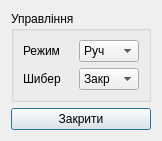
<?xml version="1.0" encoding="UTF-8"?>
<ui version="4.0">
 <class>DlgShibCtrl</class>
 <widget class="QDialog" name="DlgShibCtrl">
  <property name="geometry">
   <rect>
    <x>0</x>
    <y>0</y>
    <width>162</width>
    <height>131</height>
   </rect>
  </property>
  <property name="windowTitle">
   <string>Шибер</string>
  </property>
  <layout class="QVBoxLayout" name="verticalLayout">
   <item>
    <widget class="QGroupBox" name="groupBox">
     <property name="title">
      <string>Управління</string>
     </property>
     <layout class="QGridLayout" name="gridLayout">
      <item row="0" column="0">
       <widget class="QLabel" name="label">
        <property name="text">
         <string>Режим</string>
        </property>
       </widget>
      </item>
      <item row="0" column="1">
       <widget class="QComboBox" name="bx_AM_01">
        <item>
         <property name="text">
          <string>Руч</string>
         </property>
        </item>
        <item>
         <property name="text">
          <string>Авт</string>
         </property>
        </item>
       </widget>
      </item>
      <item row="1" column="0">
       <widget class="QLabel" name="label_2">
        <property name="text">
         <string>Шибер</string>
        </property>
       </widget>
      </item>
      <item row="1" column="1">
       <widget class="QComboBox" name="bx_Y_01">
        <item>
         <property name="text">
          <string>Закр</string>
         </property>
        </item>
        <item>
         <property name="text">
          <string>Відкр</string>
         </property>
        </item>
       </widget>
      </item>
     </layout>
    </widget>
   </item>
   <item>
    <widget class="QPushButton" name="Exit">
     <property name="text">
      <string>Закрити</string>
     </property>
    </widget>
   </item>
  </layout>
 </widget>
 <resources/>
 <connections>
  <connection>
   <sender>Exit</sender>
   <signal>clicked()</signal>
   <receiver>DlgShibCtrl</receiver>
   <slot>accept()</slot>
   <hints>
    <hint type="sourcelabel">
     <x>80</x>
     <y>111</y>
    </hint>
    <hint type="destinationlabel">
     <x>80</x>
     <y>63</y>
    </hint>
   </hints>
  </connection>
 </connections>
</ui>
